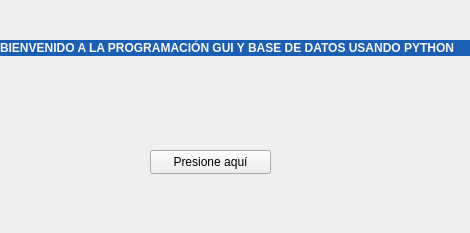
<?xml version="1.0" encoding="UTF-8"?>
<ui version="4.0">
 <class>MainWindow</class>
 <widget class="QMainWindow" name="MainWindow">
  <property name="geometry">
   <rect>
    <x>0</x>
    <y>0</y>
    <width>470</width>
    <height>233</height>
   </rect>
  </property>
  <property name="windowTitle">
   <string>MainWindow</string>
  </property>
  <widget class="QWidget" name="centralwidget">
   <widget class="QLabel" name="label">
    <property name="geometry">
     <rect>
      <x>0</x>
      <y>40</y>
      <width>481</width>
      <height>16</height>
     </rect>
    </property>
    <property name="font">
     <font>
      <weight>75</weight>
      <bold>true</bold>
     </font>
    </property>
    <property name="styleSheet">
     <string notr="true">color:  rgb(246, 245, 244);
background-color: rgb(26, 95, 180);</string>
    </property>
    <property name="text">
     <string>BIENVENIDO A LA PROGRAMACIÓN GUI Y BASE DE DATOS USANDO PYTHON</string>
    </property>
   </widget>
   <widget class="QPushButton" name="btnMsg">
    <property name="geometry">
     <rect>
      <x>150</x>
      <y>150</y>
      <width>121</width>
      <height>24</height>
     </rect>
    </property>
    <property name="text">
     <string>Presione aquí</string>
    </property>
   </widget>
  </widget>
 </widget>
 <resources/>
 <connections/>
</ui>
